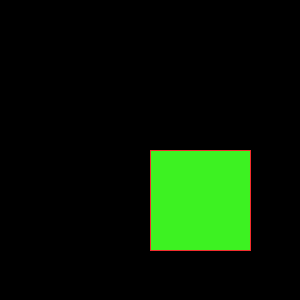
Frame 1 (no input)
Frame 60 (the mouse pressed at the canvas centre just before this capture): identical to frame 1, image omitted
Frame 120 (the mouse held since frame 60 and released just before this capture): identical to frame 1, image omitted

The Processing sketch that drew this single still picture (run headless with seeded random() and noise(); from frame 60 on, the mouse is pressed at the canvas centre):

// Processing sketch: borda_stroke
// ── borda_stroke.pde

/* aplicando borda a forma
*
*
* by @evaldo
*/

void setup(){
  size(300, 300);
}

void draw(){
  background(0); // Fundo preto
  fill(61, 242, 34); // Preenchimento da cor verde
  stroke(242, 46, 46); //Borda da cor vemelha
  rect(width/2, height/2, 100, 100);
  save("rec.jpg");
  
  
}
